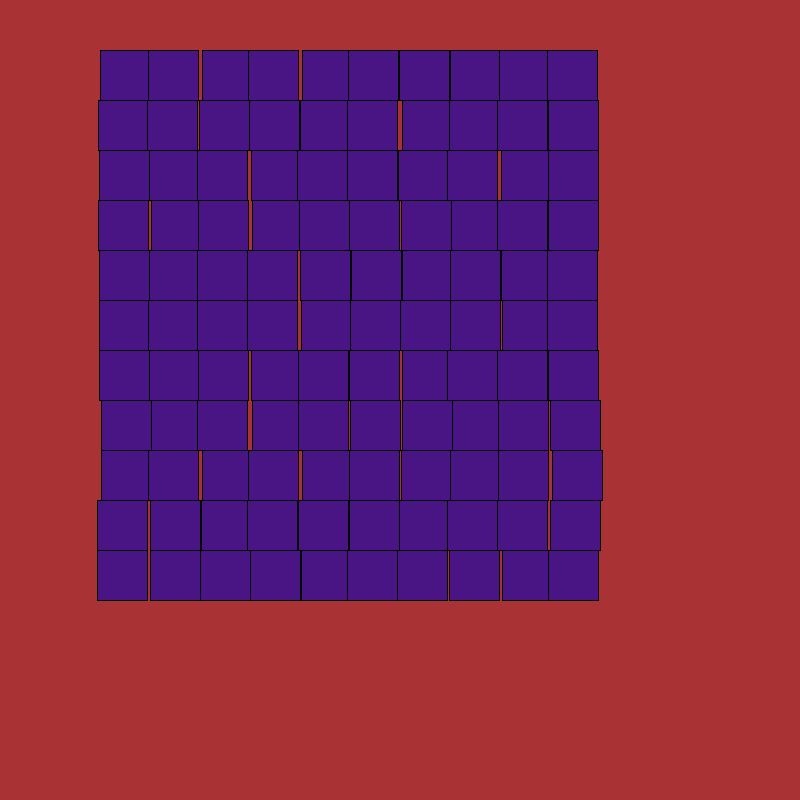
Frame 1 (no input)
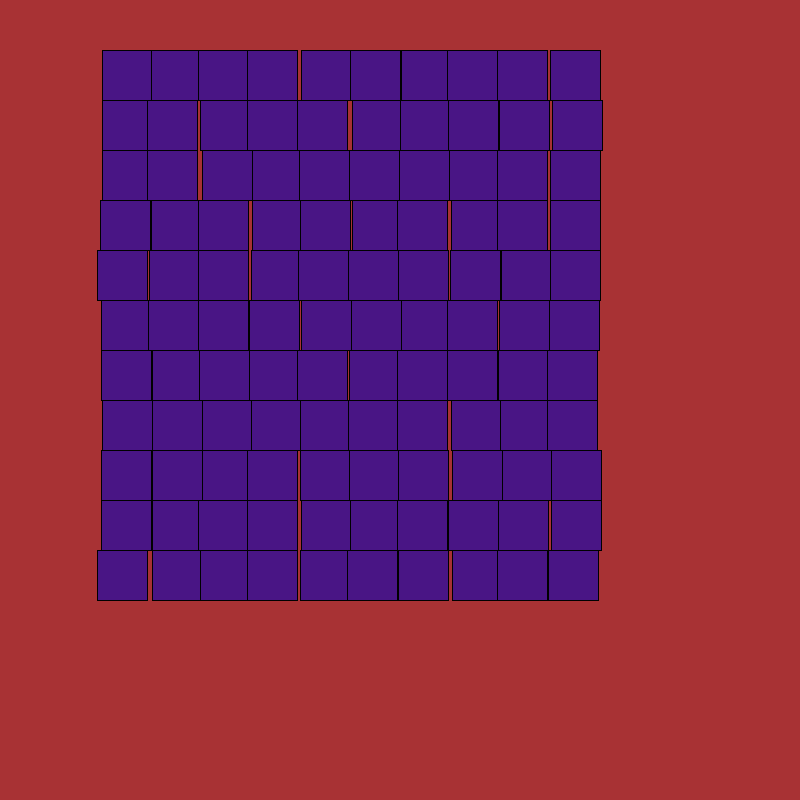
Frame 60 (the mouse pressed at the canvas centre just before this capture)
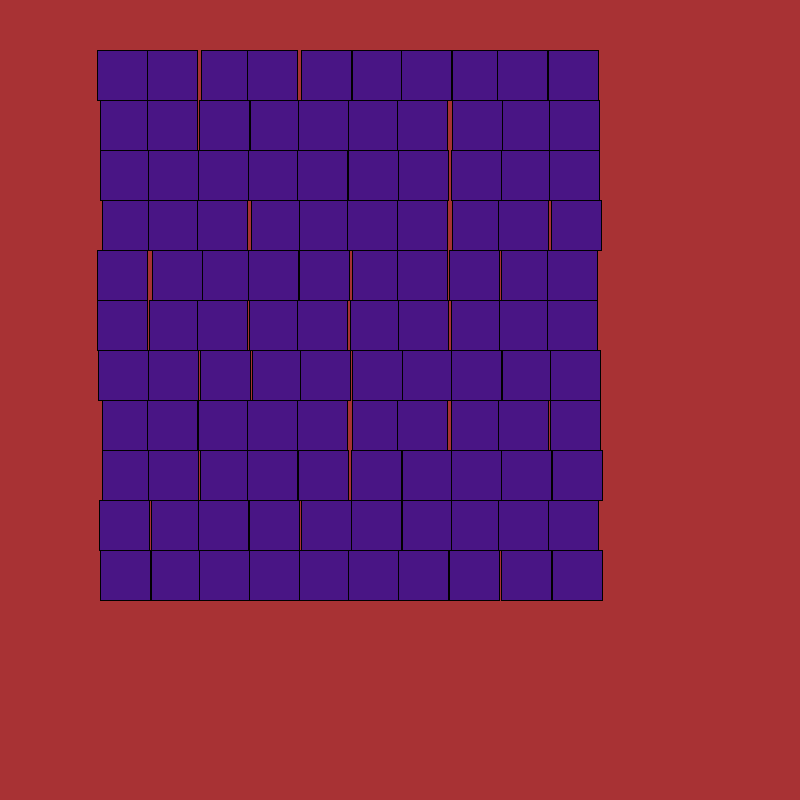
Frame 120 (the mouse held since frame 60 and released just before this capture)

The Processing sketch that drew these frames (run headless with seeded random() and noise(); from frame 60 on, the mouse is pressed at the canvas centre):

// Processing sketch: terning
// ── terning.pde
void setup(){
size(800,800);
}

void draw(){
  background(168, 50, 52);
for (int j =0; j<=10; j++) {
  for(int k=1; k<=10; k=k+1) {
    
   float r=random(-3,3);
    fill(73, 21, 133);
    rect(50 + k*50 + r, 50 +j*50, 50, 50);
    
  } 
}
}
